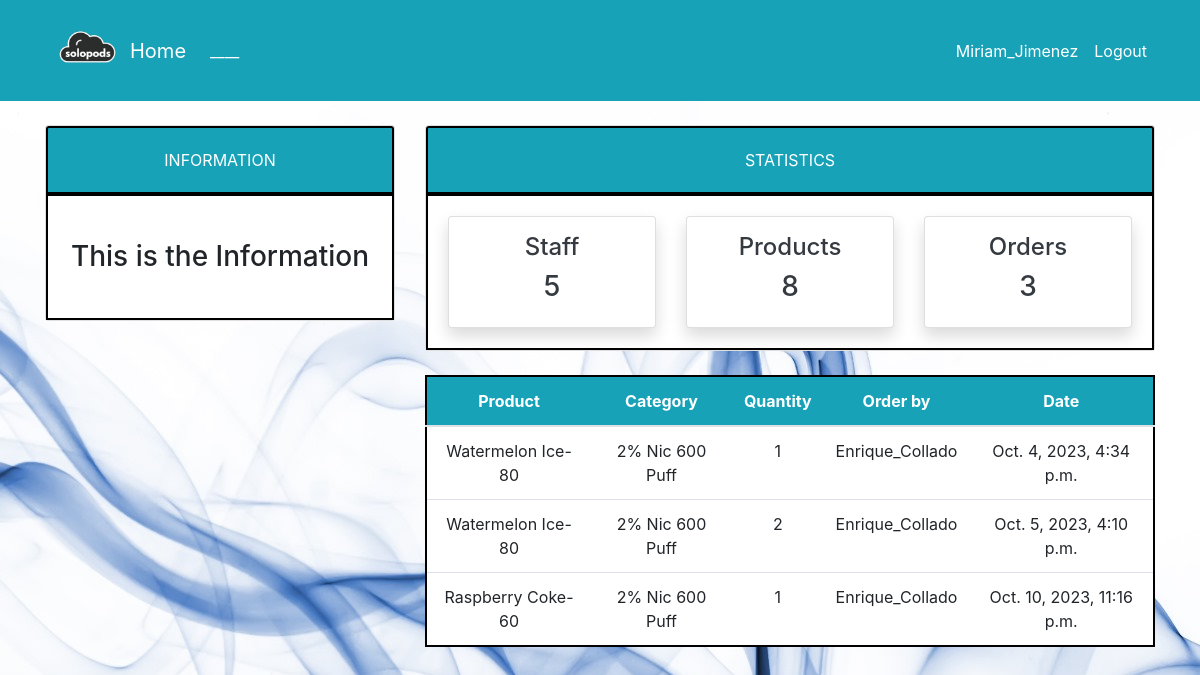
Page /order/ (signed in) on the earlier database version.
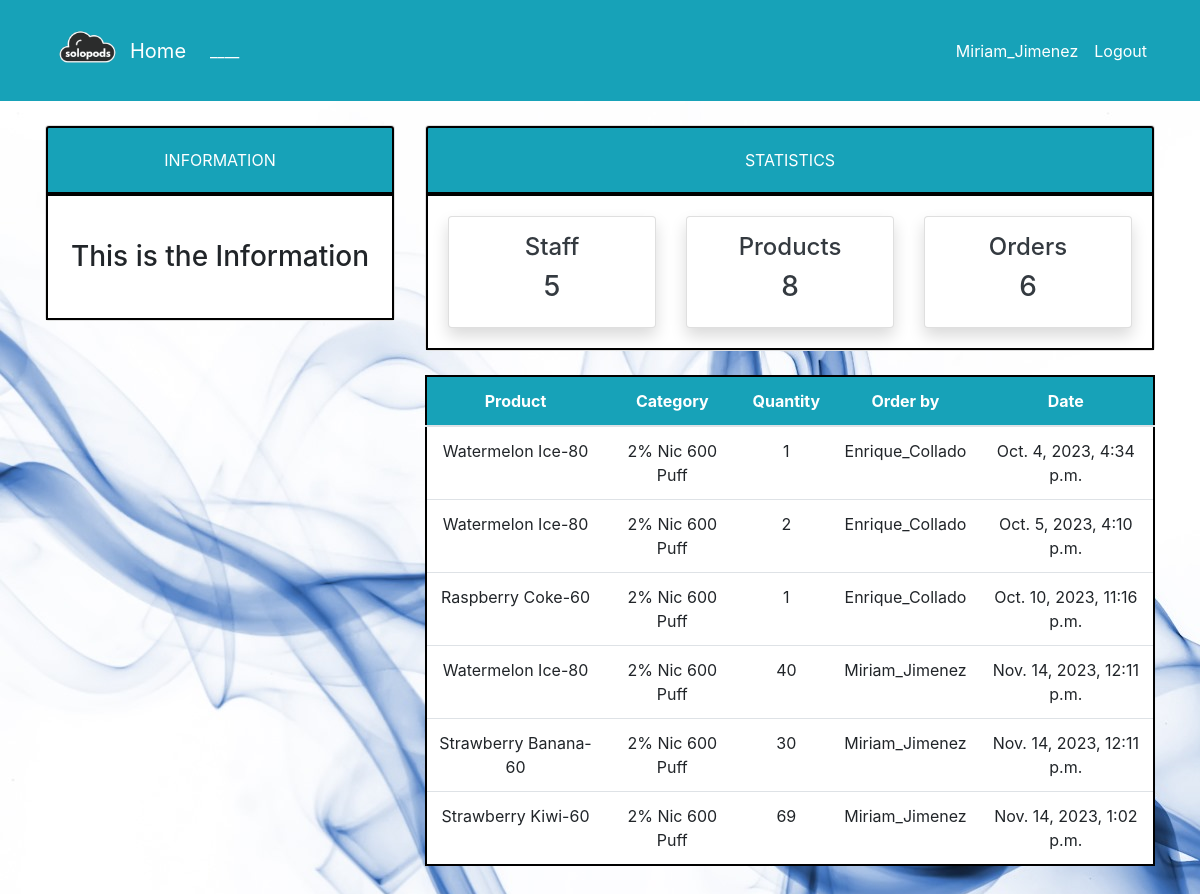
Same page on the later database version.
### dashboard/models.py (models this page shows, shortened)
class Order(models.Model):
    product = models.ForeignKey(Product, on_delete=models.CASCADE, null=True)
    staff = models.ForeignKey(User, models.CASCADE, null=True)
    order_quantity = models.PositiveIntegerField(null=True)
    date = models.DateTimeField(auto_now_add=True)
    class Meta:
        verbose_name_plural = 'Order'

class Product(models.Model):
    name = models.CharField(max_length=100, null=True)
    category = models.CharField(max_length=20, choices=CATEGORY, null=True)
    quantity = models.PositiveIntegerField(null=True)
    class Meta:
        verbose_name_plural = 'Product'
    def __str__(self):
        return f'{self.name}-{self.quantity}'

### dashboard/views.py (the view)
# urls.py: path('order/', views.order, name='dashboard-order'),
@login_required
def order(request):
    orders = Order.objects.all()
    orders_count = orders.count()
    workers_count = User.objects.all().count()
    product_count = Product.objects.all().count()
    context = {
        'orders': orders,
        'workers_count': workers_count,
        'orders_count': orders_count,
        'product_count': product_count,
    }
    return render(request, 'dashboard/order.html', context)

### templates/dashboard/order.html (shortened to what this page needs)
{% extends 'partials/base.html' %}
{% block content %}
{% include 'partials/topnav.html' %}
    <div class="container">
        <div class="row my-4">
            <div class="col-md-4">
            </div>
            <div class="col-md-8">
                <table class="table bg-white">
                    <thead class="bg-info">
                        <tr class="text-white">
                            <th scope="col">Product</th>
                            <th scope="col">Category</th>
                            <th scope="col">Quantity</th>
                            <th scope="col">Order by</th>
                            <th scope="col">Date</th>
                        </tr>
                    </thead>
                    <tbody>
                        {% for orders in orders %}
                        <tr>
                            <td>{{ orders.product }}</td>
                            <td>{{ orders.product.category }}</td>
                            <td>{{ orders.order_quantity }}</td>
                            <td>{{ orders.staff.username }}</td>
                            <td>{{ orders.date }}</td>
                        </tr>
                        {% endfor %}
                    </tbody>
                </table>
            </div>
        </div>
    </div>
{% endblock %}

### templates/partials/base.html (shortened to what this page needs)
{% load static %}
<!doctype html>
<html lang="en">
  <head>
    <link rel="stylesheet" href="https://cdn.jsdelivr.net/npm/bootstrap@4.6.2/dist/css/bootstrap.min.css"
>
    <link rel="stylesheet" href="{% static '/style.css' %}">
  </head>
  <body>
    {% include 'partials/nav.html' %}
    {% block content %}
    {% endblock %}
  </body>
</html>

### templates/partials/nav.html (shortened to what this page needs)
    <nav class="navbar navbar-expand-lg navbar-info bg-info">
        {% if user.is_authenticated %}
        <div class="container">
            <img src="../../media/background/4.png" width="85" height="85">
            <a class="navbar-brand text-white" href="{% url 'dashboard-index' %}">Home</a>
            <div class="collapse navbar-collapse" id="navbarSupportedContent">
                <ul class="navbar-nav mr-auto">
                    <li class="nav-item active">
                        <a class="nav-link text-white" href="{% url 'dashboard-index' %}"> ____ </a>
                    </li>
                </ul>
                <ul class="navbar-nav ml-auto">
                    <li class="nav-item active">
                        <a class="nav-link text-white" href="{% url 'user-profile' %}">{{ user.username }}</a>
                    </li>
                    <li class="nav-item">
                        <a class="nav-link text-white" href="{% url 'user-logout' %}">Logout</a>
                    </li>
                </ul>
                {% endif %}
            </div>
        </div>
    </nav>

### templates/partials/topnav.html (shortened to what this page needs)
    <div class="container">
        <div class="row mt-4">
            <div class="col-md-4">
                <div class="card">
                    <div class="card-header bg-info text-white">
                        INFORMATION
                    </div>
                    <div class="card-body">
                        <marquee behavior="" direction="">
                            <h3 class="my-4">This is the Information</h3>
                        </marquee>
                    </div>
                </div>
            </div>
            <div class="col-md-8">
                <div class="card">
                    <div class="card-header bg-info text-white">
                        STATISTICS
                    </div>
                    <div class="card-body">
                        <div class="row">
                            <div class="col-md-4">
                                <a class="text-decoration-none text-dark" href="{% url 'dashboard-staff' %}">
                                    <div class="card my-card shadow text-center p-3">
                                        <h4>Staff </h4>
                                        <h3>{{ workers_count }}</h3>
                                    </div>
                                </a>
                            </div>
                            <div class="col-md-4">
                                <a class="text-decoration-none text-dark" href="{% url 'dashboard-product' %}">
                                    <div class="card my-card shadow text-center p-3">
                                        <h4>Products </h4>
                                        <h3>{{ product_count }}</h3>
                                    </div>
                                </a>
                            </div>
                            <div class="col-md-4">
                                <a class="text-decoration-none text-dark" href="{% url 'dashboard-order' %}">
                                    <div class="card my-card shadow text-center p-3">
                                        <h4>Orders </h4>
                                        <h3>{{ orders_count }}</h3>
                                    </div>
                                </a>
                            </div>
                        </div>
                    </div>
                </div>
            </div>
        </div>
    </div>

### static/style.css (style rules this page uses)
body { background: rgb(255, 255, 255); background-image: url('./../media/background/2.jpeg'); }
.bg-white { text-align: center; border: 2px solid #000; padding: 20px; }
.card-header { text-align: center; border: 2px solid #000; padding: 20px; }
.card-body { text-align: center; border: 2px solid #000; padding: 20px; }

Differences in the rows shown:
added Order: product "Watermelon Ice-80", product.category "2% Nic 600 Puff", order_quantity "40", staff.username "Miriam_Jimenez", date "Nov. 14, 2023, 12:11 p.m."
added Order: product "Strawberry Banana-60", product.category "2% Nic 600 Puff", order_quantity "30", staff.username "Miriam_Jimenez", date "Nov. 14, 2023, 12:11 p.m."
added Order: product "Strawberry Kiwi-60", product.category "2% Nic 600 Puff", order_quantity "69", staff.username "Miriam_Jimenez", date "Nov. 14, 2023, 1:02 p.m."
Other differences:
{{ orders_count }}: "3" → "6"
